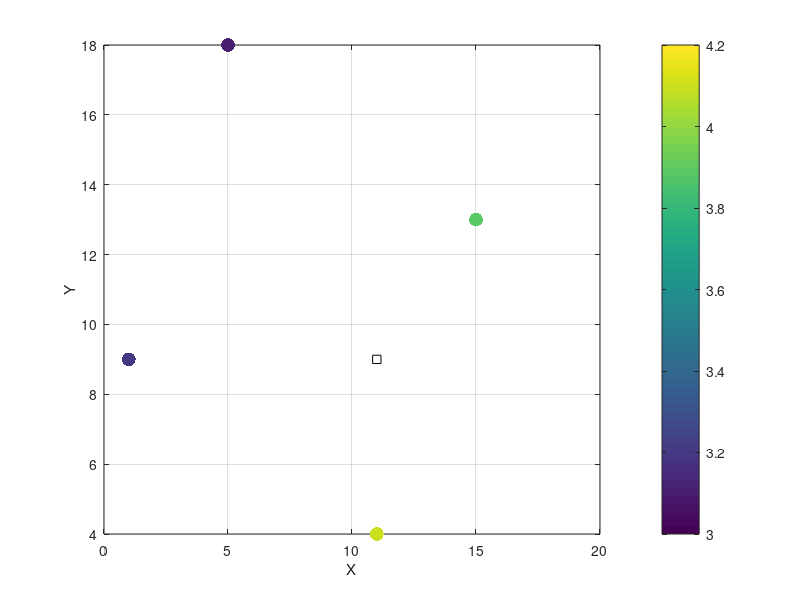

The MATLAB script that drew this image: (Note: this script raises an error after producing the figure.)

%% OBSERVATION: The angles of the anisotropic variogram are still hard-coded in Ordinary and Simples Kriging functions

addpath(genpath('../SeReM/'))

%% Example 1
% available data (4 measurements)
%dcoords = [ 5 18; 15 13; 11 4; 1 9 ];
dcoords = [ 5 18 0; 15 13 0; 11 4 0; 1 9 0];

dvalues = [ 3.1 3.9 4.1 3.2 ]';
% coordinates of the location to be estimated
xcoords = [ 11 9 0];

% parameters random variable
xmean = 3.5;
xvar = 0.1;
l = [90 2 90];
angles = [0 0 45];
%l = [2 2 2];
type = 'exp';

% plot
figure(1)
scatter(dcoords(:,1), dcoords(:,2), 100, dvalues, 'filled');
hold on
plot(xcoords(:,1), xcoords(:,2), 'ks');
grid on; box on; xlabel('X'); ylabel('Y'); colorbar; caxis([3 4.2]); 

% simple kiging
[xsk, ~] = SimpleKriging(xcoords, dcoords, dvalues, xmean, xvar, l, type, angles);

% ordinary kiging
[xok, ~] = OrdinaryKriging(xcoords, dcoords, dvalues, xvar, l, type, angles);

% Gaussian simulation
krig = 1;
nsim = 100;
gsim = zeros(nsim,1);
for i=1:nsim
    gsim(i) = GaussianSimulation(xcoords, dcoords, dvalues, xmean, xvar, l, type, krig, angles);
end

% plot results
figure(2)
histogram(gsim);
hold on
plot(xsk, 0, '*r')
plot(xok, 0, 'sb')
plot(mean(gsim), 0, 'og')
grid on; box on; xlabel('Property'); ylabel('Frequency'); 
legend('Gauss Sims.', 'Simple Krig.', 'Ord. Krig.', 'mean Gauss Sims.');

%% Example 
 load Data/ElevationData.mat
 % available data (15 measurements)

% grid size:
Li = 20;
Lj = 20;
Lk = 20;
% Matlab meshgrid invert the dimension of X and Y when working with 3
% dimension, because of that we need to invert them in the following lines:
[J,I,K] = meshgrid( 1:Li, 1:Lj, 1:Lk );
xcoords = [ I(:) J(:) K(:) ];

% Hard data:
i_data = [Li/2 ; Li/2];
j_data = [Lj/4 ; 3*Lj/4];
k_data = [Lk/2 ; Lk/2];
% We need to invert x y here as well
dcoords = [j_data i_data k_data];
dcoords = round(dcoords);
dz = [ -1 ; 1 ];

% Random variable / Variogram settings
zmean = 0;
zvar = 1;
Li = 5;
lj = 15;
lk = 5;
% We need to invert x y here as well
l = [lj Li lk];

angi = 45;
angj = 0;
angk = 45;
% We need to invert x y here as well
angles = [angj angi angk];

type = 'sph';
krig = 1;

% kriging                    
[krig_mean, krig_var] = Kriging_options(xcoords, dcoords, dz, zvar, l, type, krig, angles);
krig_mean = reshape(krig_mean, size(I));
krig_mean = permute(krig_mean, [2, 1, 3]);
krig_var = reshape(krig_var, size(I));
krig_var(krig_var<0) = 0;
% We need to invert x y here as well
krig_var = permute(krig_var, [2, 1, 3]);

% I do not have any idea why, but the SGS is working only with Li=ly=lz,
% otherwise it gives several outliers.
% % Sequential Gaussian Simulation
krig = 1;
sgsim = SeqGaussianSimulation(xcoords, dcoords, dz, zmean, zvar, l, type, krig, angles);
sgsim = reshape(sgsim,size(I));
% We need to invert x y here as well
sgsim = permute(sgsim , [2, 1, 3]);
   

% plot results
figure(3)
subplot(3,3,1)
imagesc(squeeze(krig_mean(:,:,end/2)))
caxis([-2 2])
xlabel('Y')
ylabel('X')
subplot(3,3,2)
imagesc(squeeze(krig_mean(:,Lj/4,:)))
caxis([-2 2])
xlabel('Z')
ylabel('X')
subplot(3,3,3)
imagesc(squeeze(krig_mean(end/2,:,:)))
caxis([-2 2])
xlabel('Z')
ylabel('Y')
subplot(3,3,4)
imagesc(squeeze(krig_var(:,:,end/2)))
caxis([0 1])
xlabel('Y')
ylabel('X')
subplot(3,3,5)
imagesc(squeeze(krig_var(:,Lj/4,:)))
caxis([0 1])
xlabel('Z')
ylabel('X')
subplot(3,3,6)
imagesc(squeeze(krig_var(end/2,:,:)))
caxis([0 1])
xlabel('Z')
ylabel('Y')
subplot(3,3,7)
imagesc(squeeze(sgsim(:,:,end/2)))
caxis([-2.5 2.5])
xlabel('Y')
ylabel('X')
subplot(3,3,8)
imagesc(squeeze(sgsim(:,Lj/4,:)))
caxis([-2.5 2.5])
xlabel('Z')
ylabel('X')
subplot(3,3,9)
imagesc(squeeze(sgsim(end/2,:,:)))
caxis([-2.5 2.5])
xlabel('Z')
ylabel('Y')








